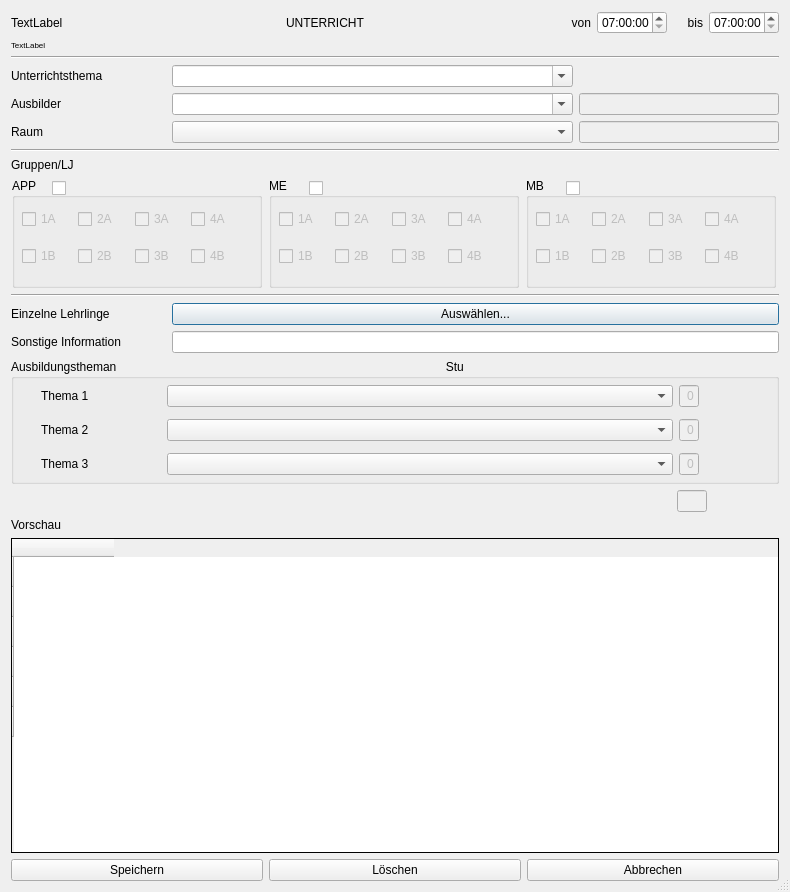
<?xml version="1.0" encoding="UTF-8"?>
<ui version="4.0">
 <class>Dialog</class>
 <widget class="QDialog" name="Dialog">
  <property name="enabled">
   <bool>true</bool>
  </property>
  <property name="geometry">
   <rect>
    <x>0</x>
    <y>0</y>
    <width>790</width>
    <height>892</height>
   </rect>
  </property>
  <property name="windowTitle">
   <string>Dialog</string>
  </property>
  <property name="sizeGripEnabled">
   <bool>true</bool>
  </property>
  <layout class="QGridLayout" name="gridLayout">
   <item row="0" column="0">
    <layout class="QVBoxLayout" name="verticalLayout">
     <item>
      <layout class="QHBoxLayout" name="horizontalLayout_12">
       <item>
        <widget class="QLabel" name="Wochen_Tag">
         <property name="styleSheet">
          <string notr="true">font: 10pt &quot;MS Shell Dlg 2&quot;;</string>
         </property>
         <property name="text">
          <string>TextLabel</string>
         </property>
        </widget>
       </item>
       <item>
        <widget class="QLabel" name="label_9">
         <property name="styleSheet">
          <string notr="true">font: 10pt &quot;MS Shell Dlg 2&quot;;</string>
         </property>
         <property name="text">
          <string/>
         </property>
        </widget>
       </item>
       <item>
        <widget class="QLabel" name="label_2">
         <property name="styleSheet">
          <string notr="true">font: 10pt &quot;MS Shell Dlg 2&quot;;</string>
         </property>
         <property name="text">
          <string>UNTERRICHT</string>
         </property>
        </widget>
       </item>
       <item>
        <widget class="QLabel" name="label_10">
         <property name="styleSheet">
          <string notr="true">font: 10pt &quot;MS Shell Dlg 2&quot;;</string>
         </property>
         <property name="text">
          <string/>
         </property>
        </widget>
       </item>
       <item>
        <widget class="QLabel" name="label_11">
         <property name="maximumSize">
          <size>
           <width>30</width>
           <height>16777215</height>
          </size>
         </property>
         <property name="styleSheet">
          <string notr="true">font: 10pt &quot;MS Shell Dlg 2&quot;;</string>
         </property>
         <property name="text">
          <string>von</string>
         </property>
         <property name="alignment">
          <set>Qt::AlignRight|Qt::AlignTrailing|Qt::AlignVCenter</set>
         </property>
        </widget>
       </item>
       <item>
        <widget class="QTimeEdit" name="timeEdit_von">
         <property name="minimumSize">
          <size>
           <width>50</width>
           <height>0</height>
          </size>
         </property>
         <property name="maximumSize">
          <size>
           <width>70</width>
           <height>16777215</height>
          </size>
         </property>
         <property name="styleSheet">
          <string notr="true">font: 10pt &quot;MS Shell Dlg 2&quot;;</string>
         </property>
         <property name="minimumDateTime">
          <datetime>
           <hour>7</hour>
           <minute>0</minute>
           <second>0</second>
           <year>2000</year>
           <month>1</month>
           <day>1</day>
          </datetime>
         </property>
        </widget>
       </item>
       <item>
        <widget class="QLabel" name="label_13">
         <property name="maximumSize">
          <size>
           <width>30</width>
           <height>16777215</height>
          </size>
         </property>
         <property name="layoutDirection">
          <enum>Qt::RightToLeft</enum>
         </property>
         <property name="styleSheet">
          <string notr="true">font: 10pt &quot;MS Shell Dlg 2&quot;;</string>
         </property>
         <property name="text">
          <string>bis</string>
         </property>
         <property name="alignment">
          <set>Qt::AlignRight|Qt::AlignTrailing|Qt::AlignVCenter</set>
         </property>
        </widget>
       </item>
       <item>
        <widget class="QTimeEdit" name="timeEdit_bis">
         <property name="minimumSize">
          <size>
           <width>50</width>
           <height>0</height>
          </size>
         </property>
         <property name="maximumSize">
          <size>
           <width>70</width>
           <height>16777215</height>
          </size>
         </property>
         <property name="styleSheet">
          <string notr="true">font: 10pt &quot;MS Shell Dlg 2&quot;;</string>
         </property>
         <property name="minimumDateTime">
          <datetime>
           <hour>7</hour>
           <minute>0</minute>
           <second>0</second>
           <year>2000</year>
           <month>1</month>
           <day>1</day>
          </datetime>
         </property>
        </widget>
       </item>
      </layout>
     </item>
     <item>
      <widget class="QLabel" name="Row">
       <property name="styleSheet">
        <string notr="true">font: 10pt &quot;MS Shell Dlg 2&quot;;</string>
       </property>
       <property name="text">
        <string>&lt;html&gt;&lt;head/&gt;&lt;body&gt;&lt;p&gt;&lt;span style=&quot; font-size:6pt;&quot;&gt;TextLabel&lt;/span&gt;&lt;/p&gt;&lt;/body&gt;&lt;/html&gt;</string>
       </property>
      </widget>
     </item>
     <item>
      <widget class="Line" name="line">
       <property name="styleSheet">
        <string notr="true">font: 10pt &quot;MS Shell Dlg 2&quot;;</string>
       </property>
       <property name="orientation">
        <enum>Qt::Horizontal</enum>
       </property>
      </widget>
     </item>
     <item>
      <layout class="QHBoxLayout" name="horizontalLayout_4">
       <item>
        <widget class="QLabel" name="label_7">
         <property name="minimumSize">
          <size>
           <width>155</width>
           <height>0</height>
          </size>
         </property>
         <property name="maximumSize">
          <size>
           <width>155</width>
           <height>16777215</height>
          </size>
         </property>
         <property name="styleSheet">
          <string notr="true">font: 10pt &quot;MS Shell Dlg 2&quot;;</string>
         </property>
         <property name="text">
          <string>Unterrichtsthema</string>
         </property>
        </widget>
       </item>
       <item>
        <widget class="QComboBox" name="comboBox_Unterrichtsthema">
         <property name="enabled">
          <bool>true</bool>
         </property>
         <property name="minimumSize">
          <size>
           <width>200</width>
           <height>0</height>
          </size>
         </property>
         <property name="styleSheet">
          <string notr="true">font: 10pt &quot;MS Shell Dlg 2&quot;;</string>
         </property>
         <property name="editable">
          <bool>true</bool>
         </property>
         <item>
          <property name="text">
           <string/>
          </property>
         </item>
        </widget>
       </item>
       <item>
        <widget class="QLabel" name="label_15">
         <property name="minimumSize">
          <size>
           <width>200</width>
           <height>0</height>
          </size>
         </property>
         <property name="maximumSize">
          <size>
           <width>200</width>
           <height>16777215</height>
          </size>
         </property>
         <property name="styleSheet">
          <string notr="true">font: 10pt &quot;MS Shell Dlg 2&quot;;</string>
         </property>
         <property name="text">
          <string/>
         </property>
        </widget>
       </item>
      </layout>
     </item>
     <item>
      <layout class="QHBoxLayout" name="horizontalLayout_5">
       <item>
        <widget class="QLabel" name="label_6">
         <property name="minimumSize">
          <size>
           <width>155</width>
           <height>0</height>
          </size>
         </property>
         <property name="maximumSize">
          <size>
           <width>155</width>
           <height>16777215</height>
          </size>
         </property>
         <property name="styleSheet">
          <string notr="true">font: 10pt &quot;MS Shell Dlg 2&quot;;</string>
         </property>
         <property name="text">
          <string>Ausbilder</string>
         </property>
        </widget>
       </item>
       <item>
        <widget class="QComboBox" name="comboBox_Ausbilder">
         <property name="enabled">
          <bool>true</bool>
         </property>
         <property name="minimumSize">
          <size>
           <width>150</width>
           <height>0</height>
          </size>
         </property>
         <property name="styleSheet">
          <string notr="true">font: 10pt &quot;MS Shell Dlg 2&quot;;</string>
         </property>
         <property name="editable">
          <bool>true</bool>
         </property>
         <item>
          <property name="text">
           <string/>
          </property>
         </item>
        </widget>
       </item>
       <item>
        <widget class="QLineEdit" name="le_vorname">
         <property name="enabled">
          <bool>false</bool>
         </property>
         <property name="maximumSize">
          <size>
           <width>200</width>
           <height>16777215</height>
          </size>
         </property>
         <property name="styleSheet">
          <string notr="true">font: 10pt &quot;MS Shell Dlg 2&quot;;</string>
         </property>
        </widget>
       </item>
      </layout>
     </item>
     <item>
      <layout class="QHBoxLayout" name="horizontalLayout">
       <item>
        <widget class="QLabel" name="label">
         <property name="minimumSize">
          <size>
           <width>155</width>
           <height>0</height>
          </size>
         </property>
         <property name="maximumSize">
          <size>
           <width>155</width>
           <height>16777215</height>
          </size>
         </property>
         <property name="styleSheet">
          <string notr="true">font: 10pt &quot;MS Shell Dlg 2&quot;;</string>
         </property>
         <property name="text">
          <string>Raum</string>
         </property>
        </widget>
       </item>
       <item>
        <widget class="QComboBox" name="comboBox_Raum">
         <property name="minimumSize">
          <size>
           <width>150</width>
           <height>0</height>
          </size>
         </property>
         <property name="styleSheet">
          <string notr="true">font: 10pt &quot;MS Shell Dlg 2&quot;;</string>
         </property>
         <property name="editable">
          <bool>false</bool>
         </property>
         <item>
          <property name="text">
           <string/>
          </property>
         </item>
        </widget>
       </item>
       <item>
        <widget class="QLineEdit" name="le_raum">
         <property name="enabled">
          <bool>false</bool>
         </property>
         <property name="maximumSize">
          <size>
           <width>200</width>
           <height>16777215</height>
          </size>
         </property>
         <property name="styleSheet">
          <string notr="true">font: 10pt &quot;MS Shell Dlg 2&quot;;</string>
         </property>
        </widget>
       </item>
      </layout>
     </item>
     <item>
      <widget class="Line" name="line_2">
       <property name="styleSheet">
        <string notr="true">font: 10pt &quot;MS Shell Dlg 2&quot;;</string>
       </property>
       <property name="orientation">
        <enum>Qt::Horizontal</enum>
       </property>
      </widget>
     </item>
     <item>
      <layout class="QHBoxLayout" name="horizontalLayout_14">
       <item>
        <widget class="QLabel" name="label_5">
         <property name="maximumSize">
          <size>
           <width>120</width>
           <height>16777215</height>
          </size>
         </property>
         <property name="styleSheet">
          <string notr="true">font: 10pt &quot;MS Shell Dlg 2&quot;;</string>
         </property>
         <property name="text">
          <string>Gruppen/LJ</string>
         </property>
        </widget>
       </item>
       <item>
        <widget class="QLabel" name="label_8">
         <property name="styleSheet">
          <string notr="true">font: 10pt &quot;MS Shell Dlg 2&quot;;</string>
         </property>
         <property name="text">
          <string/>
         </property>
        </widget>
       </item>
      </layout>
     </item>
     <item>
      <layout class="QHBoxLayout" name="horizontalLayout_18">
       <item>
        <widget class="QGroupBox" name="groupBox_2">
         <property name="minimumSize">
          <size>
           <width>250</width>
           <height>110</height>
          </size>
         </property>
         <property name="maximumSize">
          <size>
           <width>250</width>
           <height>110</height>
          </size>
         </property>
         <property name="styleSheet">
          <string notr="true">font: 10pt &quot;MS Shell Dlg 2&quot;;</string>
         </property>
         <property name="title">
          <string>APP</string>
         </property>
         <widget class="QWidget" name="horizontalLayoutWidget">
          <property name="geometry">
           <rect>
            <x>10</x>
            <y>20</y>
            <width>219</width>
            <height>80</height>
           </rect>
          </property>
          <property name="styleSheet">
           <string notr="true">font: 10pt &quot;MS Shell Dlg 2&quot;;</string>
          </property>
          <layout class="QHBoxLayout" name="horizontalLayout_11">
           <item>
            <layout class="QVBoxLayout" name="verticalLayout_2">
             <item>
              <widget class="QCheckBox" name="checkBox_1A">
               <property name="enabled">
                <bool>false</bool>
               </property>
               <property name="styleSheet">
                <string notr="true">font: 10pt &quot;MS Shell Dlg 2&quot;;</string>
               </property>
               <property name="text">
                <string>1A</string>
               </property>
              </widget>
             </item>
             <item>
              <widget class="QCheckBox" name="checkBox_1B">
               <property name="enabled">
                <bool>false</bool>
               </property>
               <property name="styleSheet">
                <string notr="true">font: 10pt &quot;MS Shell Dlg 2&quot;;</string>
               </property>
               <property name="text">
                <string>1B</string>
               </property>
              </widget>
             </item>
            </layout>
           </item>
           <item>
            <layout class="QVBoxLayout" name="verticalLayout_3">
             <item>
              <widget class="QCheckBox" name="checkBox_2A">
               <property name="enabled">
                <bool>false</bool>
               </property>
               <property name="styleSheet">
                <string notr="true">font: 10pt &quot;MS Shell Dlg 2&quot;;</string>
               </property>
               <property name="text">
                <string>2A</string>
               </property>
              </widget>
             </item>
             <item>
              <widget class="QCheckBox" name="checkBox_2B">
               <property name="enabled">
                <bool>false</bool>
               </property>
               <property name="styleSheet">
                <string notr="true">font: 10pt &quot;MS Shell Dlg 2&quot;;</string>
               </property>
               <property name="text">
                <string>2B</string>
               </property>
              </widget>
             </item>
            </layout>
           </item>
           <item>
            <layout class="QVBoxLayout" name="verticalLayout_4">
             <item>
              <widget class="QCheckBox" name="checkBox_3A">
               <property name="enabled">
                <bool>false</bool>
               </property>
               <property name="styleSheet">
                <string notr="true">font: 10pt &quot;MS Shell Dlg 2&quot;;</string>
               </property>
               <property name="text">
                <string>3A</string>
               </property>
              </widget>
             </item>
             <item>
              <widget class="QCheckBox" name="checkBox_3B">
               <property name="enabled">
                <bool>false</bool>
               </property>
               <property name="styleSheet">
                <string notr="true">font: 10pt &quot;MS Shell Dlg 2&quot;;</string>
               </property>
               <property name="text">
                <string>3B</string>
               </property>
              </widget>
             </item>
            </layout>
           </item>
           <item>
            <layout class="QVBoxLayout" name="verticalLayout_5">
             <item>
              <widget class="QCheckBox" name="checkBox_4A">
               <property name="enabled">
                <bool>false</bool>
               </property>
               <property name="styleSheet">
                <string notr="true">font: 10pt &quot;MS Shell Dlg 2&quot;;</string>
               </property>
               <property name="text">
                <string>4A</string>
               </property>
              </widget>
             </item>
             <item>
              <widget class="QCheckBox" name="checkBox_4B">
               <property name="enabled">
                <bool>false</bool>
               </property>
               <property name="styleSheet">
                <string notr="true">font: 10pt &quot;MS Shell Dlg 2&quot;;</string>
               </property>
               <property name="text">
                <string>4B</string>
               </property>
              </widget>
             </item>
            </layout>
           </item>
          </layout>
         </widget>
         <widget class="QCheckBox" name="checkBox_APP">
          <property name="geometry">
           <rect>
            <x>40</x>
            <y>0</y>
            <width>60</width>
            <height>20</height>
           </rect>
          </property>
          <property name="styleSheet">
           <string notr="true">font: 10pt &quot;MS Shell Dlg 2&quot;;</string>
          </property>
          <property name="text">
           <string/>
          </property>
         </widget>
        </widget>
       </item>
       <item>
        <widget class="QGroupBox" name="groupBox_3">
         <property name="minimumSize">
          <size>
           <width>250</width>
           <height>110</height>
          </size>
         </property>
         <property name="maximumSize">
          <size>
           <width>250</width>
           <height>110</height>
          </size>
         </property>
         <property name="styleSheet">
          <string notr="true">font: 10pt &quot;MS Shell Dlg 2&quot;;</string>
         </property>
         <property name="title">
          <string>ME</string>
         </property>
         <widget class="QWidget" name="horizontalLayoutWidget_2">
          <property name="geometry">
           <rect>
            <x>10</x>
            <y>20</y>
            <width>219</width>
            <height>80</height>
           </rect>
          </property>
          <property name="styleSheet">
           <string notr="true">font: 10pt &quot;MS Shell Dlg 2&quot;;</string>
          </property>
          <layout class="QHBoxLayout" name="horizontalLayout_15">
           <item>
            <layout class="QVBoxLayout" name="verticalLayout_7">
             <item>
              <widget class="QCheckBox" name="checkBox_1A_2">
               <property name="enabled">
                <bool>false</bool>
               </property>
               <property name="styleSheet">
                <string notr="true">font: 10pt &quot;MS Shell Dlg 2&quot;;</string>
               </property>
               <property name="text">
                <string>1A</string>
               </property>
              </widget>
             </item>
             <item>
              <widget class="QCheckBox" name="checkBox_1B_2">
               <property name="enabled">
                <bool>false</bool>
               </property>
               <property name="styleSheet">
                <string notr="true">font: 10pt &quot;MS Shell Dlg 2&quot;;</string>
               </property>
               <property name="text">
                <string>1B</string>
               </property>
              </widget>
             </item>
            </layout>
           </item>
           <item>
            <layout class="QVBoxLayout" name="verticalLayout_10">
             <item>
              <widget class="QCheckBox" name="checkBox_2A_2">
               <property name="enabled">
                <bool>false</bool>
               </property>
               <property name="styleSheet">
                <string notr="true">font: 10pt &quot;MS Shell Dlg 2&quot;;</string>
               </property>
               <property name="text">
                <string>2A</string>
               </property>
              </widget>
             </item>
             <item>
              <widget class="QCheckBox" name="checkBox_2B_2">
               <property name="enabled">
                <bool>false</bool>
               </property>
               <property name="styleSheet">
                <string notr="true">font: 10pt &quot;MS Shell Dlg 2&quot;;</string>
               </property>
               <property name="text">
                <string>2B</string>
               </property>
              </widget>
             </item>
            </layout>
           </item>
           <item>
            <layout class="QVBoxLayout" name="verticalLayout_11">
             <item>
              <widget class="QCheckBox" name="checkBox_3A_2">
               <property name="enabled">
                <bool>false</bool>
               </property>
               <property name="styleSheet">
                <string notr="true">font: 10pt &quot;MS Shell Dlg 2&quot;;</string>
               </property>
               <property name="text">
                <string>3A</string>
               </property>
              </widget>
             </item>
             <item>
              <widget class="QCheckBox" name="checkBox_3B_2">
               <property name="enabled">
                <bool>false</bool>
               </property>
               <property name="styleSheet">
                <string notr="true">font: 10pt &quot;MS Shell Dlg 2&quot;;</string>
               </property>
               <property name="text">
                <string>3B</string>
               </property>
              </widget>
             </item>
            </layout>
           </item>
           <item>
            <layout class="QVBoxLayout" name="verticalLayout_12">
             <item>
              <widget class="QCheckBox" name="checkBox_4A_2">
               <property name="enabled">
                <bool>false</bool>
               </property>
               <property name="styleSheet">
                <string notr="true">font: 10pt &quot;MS Shell Dlg 2&quot;;</string>
               </property>
               <property name="text">
                <string>4A</string>
               </property>
              </widget>
             </item>
             <item>
              <widget class="QCheckBox" name="checkBox_4B_2">
               <property name="enabled">
                <bool>false</bool>
               </property>
               <property name="styleSheet">
                <string notr="true">font: 10pt &quot;MS Shell Dlg 2&quot;;</string>
               </property>
               <property name="text">
                <string>4B</string>
               </property>
              </widget>
             </item>
            </layout>
           </item>
          </layout>
         </widget>
         <widget class="QCheckBox" name="checkBox_ME">
          <property name="geometry">
           <rect>
            <x>40</x>
            <y>0</y>
            <width>30</width>
            <height>20</height>
           </rect>
          </property>
          <property name="styleSheet">
           <string notr="true">font: 10pt &quot;MS Shell Dlg 2&quot;;</string>
          </property>
          <property name="text">
           <string/>
          </property>
         </widget>
        </widget>
       </item>
       <item>
        <widget class="QGroupBox" name="groupBox_4">
         <property name="minimumSize">
          <size>
           <width>250</width>
           <height>110</height>
          </size>
         </property>
         <property name="maximumSize">
          <size>
           <width>250</width>
           <height>110</height>
          </size>
         </property>
         <property name="styleSheet">
          <string notr="true">font: 10pt &quot;MS Shell Dlg 2&quot;;</string>
         </property>
         <property name="title">
          <string>MB</string>
         </property>
         <widget class="QWidget" name="horizontalLayoutWidget_3">
          <property name="geometry">
           <rect>
            <x>10</x>
            <y>20</y>
            <width>219</width>
            <height>80</height>
           </rect>
          </property>
          <property name="styleSheet">
           <string notr="true">font: 10pt &quot;MS Shell Dlg 2&quot;;</string>
          </property>
          <layout class="QHBoxLayout" name="horizontalLayout_17">
           <item>
            <layout class="QVBoxLayout" name="verticalLayout_13">
             <item>
              <widget class="QCheckBox" name="checkBox_1A_3">
               <property name="enabled">
                <bool>false</bool>
               </property>
               <property name="styleSheet">
                <string notr="true">font: 10pt &quot;MS Shell Dlg 2&quot;;</string>
               </property>
               <property name="text">
                <string>1A</string>
               </property>
              </widget>
             </item>
             <item>
              <widget class="QCheckBox" name="checkBox_1B_3">
               <property name="enabled">
                <bool>false</bool>
               </property>
               <property name="styleSheet">
                <string notr="true">font: 10pt &quot;MS Shell Dlg 2&quot;;</string>
               </property>
               <property name="text">
                <string>1B</string>
               </property>
              </widget>
             </item>
            </layout>
           </item>
           <item>
            <layout class="QVBoxLayout" name="verticalLayout_14">
             <item>
              <widget class="QCheckBox" name="checkBox_2A_3">
               <property name="enabled">
                <bool>false</bool>
               </property>
               <property name="styleSheet">
                <string notr="true">font: 10pt &quot;MS Shell Dlg 2&quot;;</string>
               </property>
               <property name="text">
                <string>2A</string>
               </property>
              </widget>
             </item>
             <item>
              <widget class="QCheckBox" name="checkBox_2B_3">
               <property name="enabled">
                <bool>false</bool>
               </property>
               <property name="styleSheet">
                <string notr="true">font: 10pt &quot;MS Shell Dlg 2&quot;;</string>
               </property>
               <property name="text">
                <string>2B</string>
               </property>
              </widget>
             </item>
            </layout>
           </item>
           <item>
            <layout class="QVBoxLayout" name="verticalLayout_15">
             <item>
              <widget class="QCheckBox" name="checkBox_3A_3">
               <property name="enabled">
                <bool>false</bool>
               </property>
               <property name="styleSheet">
                <string notr="true">font: 10pt &quot;MS Shell Dlg 2&quot;;</string>
               </property>
               <property name="text">
                <string>3A</string>
               </property>
              </widget>
             </item>
             <item>
              <widget class="QCheckBox" name="checkBox_3B_3">
               <property name="enabled">
                <bool>false</bool>
               </property>
               <property name="styleSheet">
                <string notr="true">font: 10pt &quot;MS Shell Dlg 2&quot;;</string>
               </property>
               <property name="text">
                <string>3B</string>
               </property>
              </widget>
             </item>
            </layout>
           </item>
           <item>
            <layout class="QVBoxLayout" name="verticalLayout_16">
             <item>
              <widget class="QCheckBox" name="checkBox_4A_3">
               <property name="enabled">
                <bool>false</bool>
               </property>
               <property name="styleSheet">
                <string notr="true">font: 10pt &quot;MS Shell Dlg 2&quot;;</string>
               </property>
               <property name="text">
                <string>4A</string>
               </property>
              </widget>
             </item>
             <item>
              <widget class="QCheckBox" name="checkBox_4B_3">
               <property name="enabled">
                <bool>false</bool>
               </property>
               <property name="styleSheet">
                <string notr="true">font: 10pt &quot;MS Shell Dlg 2&quot;;</string>
               </property>
               <property name="text">
                <string>4B</string>
               </property>
              </widget>
             </item>
            </layout>
           </item>
          </layout>
         </widget>
         <widget class="QCheckBox" name="checkBox_MB">
          <property name="geometry">
           <rect>
            <x>40</x>
            <y>0</y>
            <width>30</width>
            <height>20</height>
           </rect>
          </property>
          <property name="styleSheet">
           <string notr="true">font: 10pt &quot;MS Shell Dlg 2&quot;;</string>
          </property>
          <property name="text">
           <string/>
          </property>
         </widget>
        </widget>
       </item>
      </layout>
     </item>
     <item>
      <layout class="QHBoxLayout" name="horizontalLayout_3"/>
     </item>
     <item>
      <widget class="Line" name="line_3">
       <property name="styleSheet">
        <string notr="true">font: 10pt &quot;MS Shell Dlg 2&quot;;</string>
       </property>
       <property name="orientation">
        <enum>Qt::Horizontal</enum>
       </property>
      </widget>
     </item>
     <item>
      <layout class="QHBoxLayout" name="horizontalLayout_16">
       <item>
        <widget class="QLabel" name="label_4">
         <property name="minimumSize">
          <size>
           <width>155</width>
           <height>0</height>
          </size>
         </property>
         <property name="maximumSize">
          <size>
           <width>155</width>
           <height>16777215</height>
          </size>
         </property>
         <property name="styleSheet">
          <string notr="true">font: 10pt &quot;MS Shell Dlg 2&quot;;</string>
         </property>
         <property name="text">
          <string>Einzelne Lehrlinge</string>
         </property>
        </widget>
       </item>
       <item>
        <widget class="QPushButton" name="pushButton_einzelne_lehrlinge">
         <property name="minimumSize">
          <size>
           <width>355</width>
           <height>0</height>
          </size>
         </property>
         <property name="styleSheet">
          <string notr="true">font: 10pt &quot;MS Shell Dlg 2&quot;;</string>
         </property>
         <property name="text">
          <string>Auswählen...</string>
         </property>
        </widget>
       </item>
      </layout>
     </item>
     <item>
      <layout class="QHBoxLayout" name="horizontalLayout_13">
       <item>
        <widget class="QLabel" name="label_3">
         <property name="minimumSize">
          <size>
           <width>155</width>
           <height>0</height>
          </size>
         </property>
         <property name="maximumSize">
          <size>
           <width>155</width>
           <height>16777215</height>
          </size>
         </property>
         <property name="styleSheet">
          <string notr="true">font: 10pt &quot;MS Shell Dlg 2&quot;;</string>
         </property>
         <property name="text">
          <string>Sonstige Information</string>
         </property>
        </widget>
       </item>
       <item>
        <widget class="QLineEdit" name="le_information">
         <property name="styleSheet">
          <string notr="true">font: 10pt &quot;MS Shell Dlg 2&quot;;</string>
         </property>
        </widget>
       </item>
      </layout>
     </item>
     <item>
      <widget class="QGroupBox" name="groupBox">
       <property name="minimumSize">
        <size>
         <width>500</width>
         <height>125</height>
        </size>
       </property>
       <property name="styleSheet">
        <string notr="true">font: 10pt &quot;MS Shell Dlg 2&quot;;</string>
       </property>
       <property name="title">
        <string>Ausbildungstheman                                                                                                   Stunden</string>
       </property>
       <widget class="QWidget" name="verticalLayoutWidget">
        <property name="geometry">
         <rect>
          <x>30</x>
          <y>20</y>
          <width>658</width>
          <height>103</height>
         </rect>
        </property>
        <property name="styleSheet">
         <string notr="true">font: 10pt &quot;MS Shell Dlg 2&quot;;</string>
        </property>
        <layout class="QVBoxLayout" name="verticalLayout_6">
         <item>
          <layout class="QHBoxLayout" name="horizontalLayout_6">
           <item>
            <widget class="QLabel" name="label_14">
             <property name="minimumSize">
              <size>
               <width>120</width>
               <height>0</height>
              </size>
             </property>
             <property name="maximumSize">
              <size>
               <width>120</width>
               <height>40</height>
              </size>
             </property>
             <property name="styleSheet">
              <string notr="true">font: 10pt &quot;MS Shell Dlg 2&quot;;</string>
             </property>
             <property name="text">
              <string>Thema 1</string>
             </property>
            </widget>
           </item>
           <item>
            <widget class="QComboBox" name="comboBox_Thema1">
             <property name="minimumSize">
              <size>
               <width>350</width>
               <height>0</height>
              </size>
             </property>
             <property name="styleSheet">
              <string notr="true">font: 10pt &quot;MS Shell Dlg 2&quot;;</string>
             </property>
             <property name="editable">
              <bool>false</bool>
             </property>
             <item>
              <property name="text">
               <string/>
              </property>
             </item>
            </widget>
           </item>
           <item>
            <widget class="QLineEdit" name="sb_Thema1">
             <property name="enabled">
              <bool>false</bool>
             </property>
             <property name="maximumSize">
              <size>
               <width>20</width>
               <height>16777215</height>
              </size>
             </property>
             <property name="styleSheet">
              <string notr="true">font: 10pt &quot;MS Shell Dlg 2&quot;;</string>
             </property>
             <property name="text">
              <string>0</string>
             </property>
             <property name="alignment">
              <set>Qt::AlignRight|Qt::AlignTrailing|Qt::AlignVCenter</set>
             </property>
            </widget>
           </item>
          </layout>
         </item>
         <item>
          <layout class="QHBoxLayout" name="horizontalLayout_7">
           <item>
            <widget class="QLabel" name="label_18">
             <property name="minimumSize">
              <size>
               <width>120</width>
               <height>0</height>
              </size>
             </property>
             <property name="maximumSize">
              <size>
               <width>120</width>
               <height>40</height>
              </size>
             </property>
             <property name="styleSheet">
              <string notr="true">font: 10pt &quot;MS Shell Dlg 2&quot;;</string>
             </property>
             <property name="text">
              <string>Thema 2</string>
             </property>
            </widget>
           </item>
           <item>
            <widget class="QComboBox" name="comboBox_Thema2">
             <property name="minimumSize">
              <size>
               <width>350</width>
               <height>0</height>
              </size>
             </property>
             <property name="styleSheet">
              <string notr="true">font: 10pt &quot;MS Shell Dlg 2&quot;;</string>
             </property>
             <property name="editable">
              <bool>false</bool>
             </property>
             <item>
              <property name="text">
               <string/>
              </property>
             </item>
            </widget>
           </item>
           <item>
            <widget class="QLineEdit" name="sb_Thema2">
             <property name="enabled">
              <bool>false</bool>
             </property>
             <property name="maximumSize">
              <size>
               <width>20</width>
               <height>16777215</height>
              </size>
             </property>
             <property name="styleSheet">
              <string notr="true">font: 10pt &quot;MS Shell Dlg 2&quot;;</string>
             </property>
             <property name="text">
              <string>0</string>
             </property>
             <property name="alignment">
              <set>Qt::AlignRight|Qt::AlignTrailing|Qt::AlignVCenter</set>
             </property>
            </widget>
           </item>
          </layout>
         </item>
         <item>
          <layout class="QHBoxLayout" name="horizontalLayout_8">
           <item>
            <widget class="QLabel" name="label_17">
             <property name="minimumSize">
              <size>
               <width>120</width>
               <height>0</height>
              </size>
             </property>
             <property name="maximumSize">
              <size>
               <width>120</width>
               <height>16777215</height>
              </size>
             </property>
             <property name="styleSheet">
              <string notr="true">font: 10pt &quot;MS Shell Dlg 2&quot;;</string>
             </property>
             <property name="text">
              <string>Thema 3</string>
             </property>
            </widget>
           </item>
           <item>
            <widget class="QComboBox" name="comboBox_Thema3">
             <property name="enabled">
              <bool>true</bool>
             </property>
             <property name="minimumSize">
              <size>
               <width>350</width>
               <height>0</height>
              </size>
             </property>
             <property name="styleSheet">
              <string notr="true">font: 10pt &quot;MS Shell Dlg 2&quot;;</string>
             </property>
             <property name="editable">
              <bool>false</bool>
             </property>
             <item>
              <property name="text">
               <string/>
              </property>
             </item>
            </widget>
           </item>
           <item>
            <widget class="QLineEdit" name="sb_Thema3">
             <property name="enabled">
              <bool>false</bool>
             </property>
             <property name="maximumSize">
              <size>
               <width>20</width>
               <height>16777215</height>
              </size>
             </property>
             <property name="styleSheet">
              <string notr="true">font: 10pt &quot;MS Shell Dlg 2&quot;;</string>
             </property>
             <property name="text">
              <string>0</string>
             </property>
             <property name="alignment">
              <set>Qt::AlignRight|Qt::AlignTrailing|Qt::AlignVCenter</set>
             </property>
            </widget>
           </item>
          </layout>
         </item>
        </layout>
       </widget>
      </widget>
     </item>
     <item>
      <layout class="QHBoxLayout" name="horizontalLayout_9"/>
     </item>
     <item>
      <layout class="QHBoxLayout" name="horizontalLayout_10">
       <item>
        <widget class="QLabel" name="label_19">
         <property name="minimumSize">
          <size>
           <width>520</width>
           <height>0</height>
          </size>
         </property>
         <property name="maximumSize">
          <size>
           <width>100</width>
           <height>10</height>
          </size>
         </property>
         <property name="layoutDirection">
          <enum>Qt::LeftToRight</enum>
         </property>
         <property name="styleSheet">
          <string notr="true">font: 10pt &quot;MS Shell Dlg 2&quot;;</string>
         </property>
         <property name="text">
          <string/>
         </property>
        </widget>
       </item>
       <item>
        <widget class="QLineEdit" name="gesamt_stunden">
         <property name="enabled">
          <bool>false</bool>
         </property>
         <property name="maximumSize">
          <size>
           <width>30</width>
           <height>16777215</height>
          </size>
         </property>
         <property name="styleSheet">
          <string notr="true">font: 10pt &quot;MS Shell Dlg 2&quot;;</string>
         </property>
         <property name="alignment">
          <set>Qt::AlignRight|Qt::AlignTrailing|Qt::AlignVCenter</set>
         </property>
        </widget>
       </item>
      </layout>
     </item>
     <item>
      <layout class="QVBoxLayout" name="verticalLayout_9">
       <item>
        <widget class="QLabel" name="label_12">
         <property name="styleSheet">
          <string notr="true">font: 10pt &quot;MS Shell Dlg 2&quot;;</string>
         </property>
         <property name="text">
          <string>Vorschau</string>
         </property>
        </widget>
       </item>
       <item>
        <widget class="QTableWidget" name="te_vorschau">
         <property name="minimumSize">
          <size>
           <width>0</width>
           <height>130</height>
          </size>
         </property>
         <property name="tabletTracking">
          <bool>false</bool>
         </property>
         <property name="focusPolicy">
          <enum>Qt::NoFocus</enum>
         </property>
         <property name="contextMenuPolicy">
          <enum>Qt::CustomContextMenu</enum>
         </property>
         <property name="layoutDirection">
          <enum>Qt::LeftToRight</enum>
         </property>
         <property name="autoFillBackground">
          <bool>true</bool>
         </property>
         <property name="styleSheet">
          <string notr="true">font: 10pt &quot;MS Shell Dlg 2&quot;;</string>
         </property>
         <property name="frameShape">
          <enum>QFrame::Box</enum>
         </property>
         <property name="frameShadow">
          <enum>QFrame::Plain</enum>
         </property>
         <property name="horizontalScrollBarPolicy">
          <enum>Qt::ScrollBarAsNeeded</enum>
         </property>
         <property name="sizeAdjustPolicy">
          <enum>QAbstractScrollArea::AdjustToContents</enum>
         </property>
         <property name="textElideMode">
          <enum>Qt::ElideRight</enum>
         </property>
         <property name="showGrid">
          <bool>true</bool>
         </property>
         <property name="gridStyle">
          <enum>Qt::NoPen</enum>
         </property>
         <row>
          <property name="text">
           <string/>
          </property>
          <property name="textAlignment">
           <set>AlignCenter</set>
          </property>
          <property name="foreground">
           <brush brushstyle="NoBrush">
            <color alpha="255">
             <red>0</red>
             <green>0</green>
             <blue>0</blue>
            </color>
           </brush>
          </property>
         </row>
         <row>
          <property name="text">
           <string/>
          </property>
         </row>
         <row>
          <property name="text">
           <string/>
          </property>
         </row>
         <row>
          <property name="text">
           <string/>
          </property>
         </row>
         <row>
          <property name="text">
           <string/>
          </property>
         </row>
         <row>
          <property name="text">
           <string/>
          </property>
         </row>
         <column>
          <property name="text">
           <string/>
          </property>
         </column>
         <item row="0" column="0">
          <property name="text">
           <string/>
          </property>
          <property name="font">
           <font>
            <pointsize>22</pointsize>
            <stylestrategy>NoAntialias</stylestrategy>
           </font>
          </property>
          <property name="background">
           <brush brushstyle="NoBrush">
            <color alpha="255">
             <red>0</red>
             <green>0</green>
             <blue>0</blue>
            </color>
           </brush>
          </property>
          <property name="foreground">
           <brush brushstyle="NoBrush">
            <color alpha="255">
             <red>0</red>
             <green>0</green>
             <blue>255</blue>
            </color>
           </brush>
          </property>
         </item>
         <item row="2" column="0">
          <property name="text">
           <string/>
          </property>
          <property name="background">
           <brush brushstyle="NoBrush">
            <color alpha="255">
             <red>255</red>
             <green>0</green>
             <blue>0</blue>
            </color>
           </brush>
          </property>
         </item>
        </widget>
       </item>
      </layout>
     </item>
     <item>
      <layout class="QVBoxLayout" name="verticalLayout_8"/>
     </item>
     <item>
      <layout class="QHBoxLayout" name="horizontalLayout_2">
       <item>
        <widget class="QPushButton" name="pushButton_hinzufuegen">
         <property name="styleSheet">
          <string notr="true">font: 10pt &quot;MS Shell Dlg 2&quot;;</string>
         </property>
         <property name="text">
          <string>Speichern</string>
         </property>
         <property name="icon">
          <iconset>
           <normaloff>../../_Symbole/UsedSymbols/add_insert_new_plus_icon_148990.ico</normaloff>../../_Symbole/UsedSymbols/add_insert_new_plus_icon_148990.ico</iconset>
         </property>
        </widget>
       </item>
       <item>
        <widget class="QPushButton" name="pushButton_loeschen">
         <property name="styleSheet">
          <string notr="true">font: 10pt &quot;MS Shell Dlg 2&quot;;</string>
         </property>
         <property name="text">
          <string>Löschen</string>
         </property>
         <property name="icon">
          <iconset>
           <normaloff>../../_Symbole/UsedSymbols/seo-social-web-network-internet_262_icon-icons.com_61518.ico</normaloff>../../_Symbole/UsedSymbols/seo-social-web-network-internet_262_icon-icons.com_61518.ico</iconset>
         </property>
        </widget>
       </item>
       <item>
        <widget class="QPushButton" name="pushButton_abbrechen">
         <property name="styleSheet">
          <string notr="true">font: 10pt &quot;MS Shell Dlg 2&quot;;</string>
         </property>
         <property name="text">
          <string>Abbrechen</string>
         </property>
         <property name="icon">
          <iconset>
           <normaloff>../../_Symbole/UsedSymbols/closewindowapplication_cerca_ventan_2874.ico</normaloff>../../_Symbole/UsedSymbols/closewindowapplication_cerca_ventan_2874.ico</iconset>
         </property>
        </widget>
       </item>
      </layout>
     </item>
    </layout>
   </item>
  </layout>
 </widget>
 <resources/>
 <connections/>
</ui>
